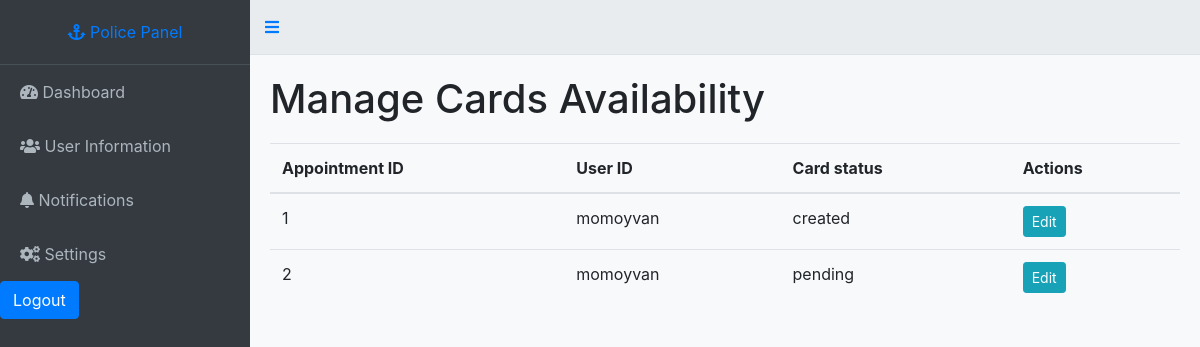
The app's page /card_status/ (signed in), older data.
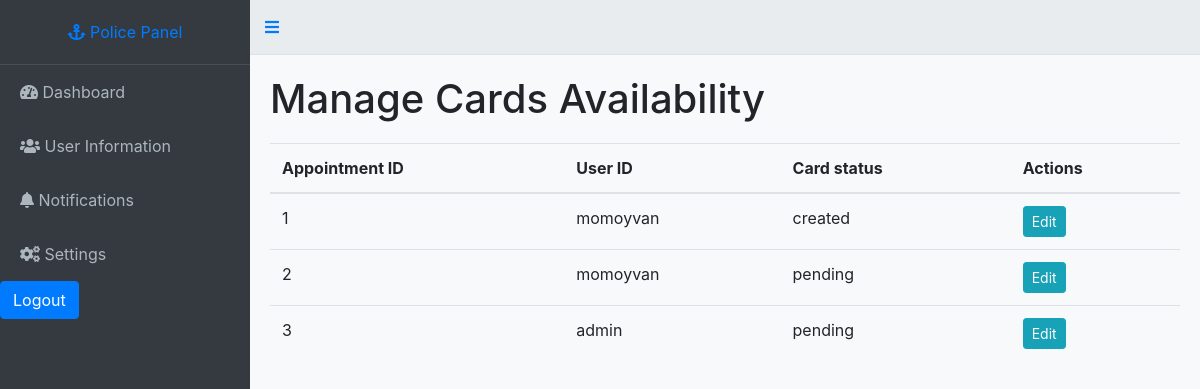
The same page, newer data.
### booking/models.py (models this page shows)
class Appointment(models.Model):
    STATUS_CHOICES = (
        ('created', 'Created'),
        ('pending', 'Pending'),
        ('approved', 'Approved'),
        ('rejected', 'Rejected'),
    )
    CARD_CHOICES = (
        ('created', 'Created'),
        ('pending', 'Pending'),
        ('blocked', 'Blocked')
    )
    user = models.ForeignKey(User, on_delete=models.CASCADE)
    officer = models.ForeignKey(User, related_name='appointments', on_delete=models.CASCADE, null=True, blank=True)
    office = models.ForeignKey(Office, on_delete=models.CASCADE)
    date = models.DateField()
    time = models.TimeField()
    paid = models.BooleanField(default=False)
    status = models.CharField(max_length=20, choices=STATUS_CHOICES, default='Created')
    card_status = models.CharField(max_length=20, choices=CARD_CHOICES, default="pending")

class User(AbstractUser):
    ROLE_CHOICES = [
        ('user', 'User'),
        ('officer', 'Police Officer'),
        ('admin', 'Super Admin'),
    ]
    email = models.CharField(max_length=100, default='user@gmail.com')
    role = models.CharField(max_length=10, choices=ROLE_CHOICES, default='user')
    name = models.CharField(max_length=100, default='user')  # Provide a default value
    phone = models.CharField(max_length=15, default='0000000000')  # Provide a default value
    address = models.TextField(null=True, blank=True)  # Temporarily allow null
    profile_picture = models.ImageField(upload_to='profile_pics/', null=True, blank=True)

### booking/views.py (the view)
# urls.py: path('card_status/', views.card_status, name="card_status"),
@login_required
def card_status(request):
    if (request.method=="GET"):
        communications = Appointment.objects.all()
        return render(request, "panel/police/card_status.html", {"cards": communications})

### booking/templates/panel/police/card_status.html (shortened to what this page needs)
{% load static %}
<!DOCTYPE html>
<html>
<head>
        <link rel="stylesheet" href="https://stackpath.bootstrapcdn.com/bootstrap/4.5.2/css/bootstrap.min.css">
        <link rel="stylesheet" href="https://cdnjs.cloudflare.com/ajax/libs/font-awesome/5.15.3/css/all.min.css">
        <link rel="stylesheet" href="{% static 'css/user_panel.css' %}">
</head>
<body>
    <div class="dashboard">
        <div class="dashboard-nav">
            <header>
                <a href="#" class="brand-logo"><i class="fas fa-anchor"></i> <span>Police Panel</span></a>
            </header>
            <nav class="dashboard-nav-list">
                <a href="{% url 'officer_panel' %}" class="dashboard-nav-item"><i class="fas fa-tachometer-alt"></i> Dashboard</a>
                <a href="{% url 'user_information' %}" class="dashboard-nav-item"><i class="fas fa-users"></i> User Information</a>
                <a href="{% url 'notifications' %}" class="dashboard-nav-item"><i class="fas fa-bell"></i> Notifications</a>
                <a href="#" class="dashboard-nav-item"><i class="fas fa-cogs"></i> Settings</a>
            </nav>
            <a href="{% url 'logout' %}" class="btn btn-primary">Logout</a>
        </div>
        <main class="dashboard-app">
            <header class="dashboard-toolbar">
                <a href="#!" class="menu-toggle"><i class="fas fa-bars"></i></a>
            </header>
            <div class="dashboard-content">
                <h1>Manage Cards Availability</h1>
                <table class="table table-hover">
                    <thead>
                        <tr>
                            <th>Appointment ID</th>
                            <th>User ID</th>
                            <th>Card status</th>
                            <th>Actions</th>
                        </tr>
                    </thead>
                    <tbody>
                        {% for card in cards %}
                        <tr>
                            <td>{{ card.id }}</td>
                            <td>
                                    {{card.user}}
                            </td>
                            <td>{{ card.card_status }}</td>
                            <td>
                                <a href="{% url 'edit_card_status' card.id %}" class="btn btn-info btn-sm">Edit</a>
                            </td>
                        </tr>
                        {% endfor %}
                    </tbody>
                </table>
            </div>
        </main>
    </div>
</body>
</html>

Row changes from the older to the newer data that the page shows:
added Appointment: id "3", user "admin", card_status "pending"
